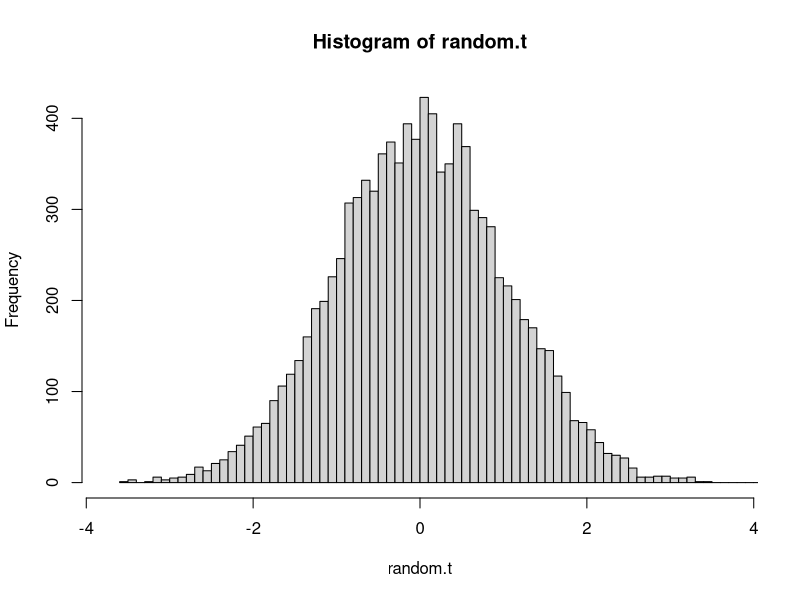

Write the R code that produced this figure. (Note: this script raises an error after producing the figure.)
setwd('~/Documents/Academia/Teaching/TCD/2015-HT/PO7005_Quantitative_Methods_II/Lectures/lecture5/')
# Set up the data
n <- 100
x <- rnorm(n)
Y <- x + 2*rnorm(n)

# Ask R to estimate the model
lm1 <- lm(Y ~ x)
summary(lm1)

#------- Let's do it all manually --------#
const <- rep(1, length(x))
X <- cbind(const, x)
XprimeXinv <- solve(t(X)%*%X)
XprimeY <- t(X)%*%Y
b = XprimeXinv %*% XprimeY

# find residuals
e <- Y - X%*% b

# sum of squared residuals:
eprimee <- t(e) %*% e

# estimated variance of residuals:
s2 <- as.numeric(eprimee / (length(x) -2) )

# variance of b:
var.b <- s2 *diag(2) %*% XprimeXinv
se.b <- sqrt(var.b)

# calculate t stat:
t <- b / diag(se.b)

# is this significantly different from 0?
# to do this manually (and approximately: this is just for intuition), generate many values drawn from a t-distribution with n-k df
random.t <- sort(rt(10000, df = n-2))
pdf('Figs/t_test.pdf')
hist(random.t, breaks=100, xlim=c(-max(abs(t)),max(abs(t))))
#draw a line at the minimum significance level, 97.5
xline(random.t[9750], lwd=2)
xline(random.t[250], lwd=2)
xline(t, col=2, lty=2)
axis(side = 1, at = t, labels = c('t0','t1'), cex.axis=2)
dev.off()




